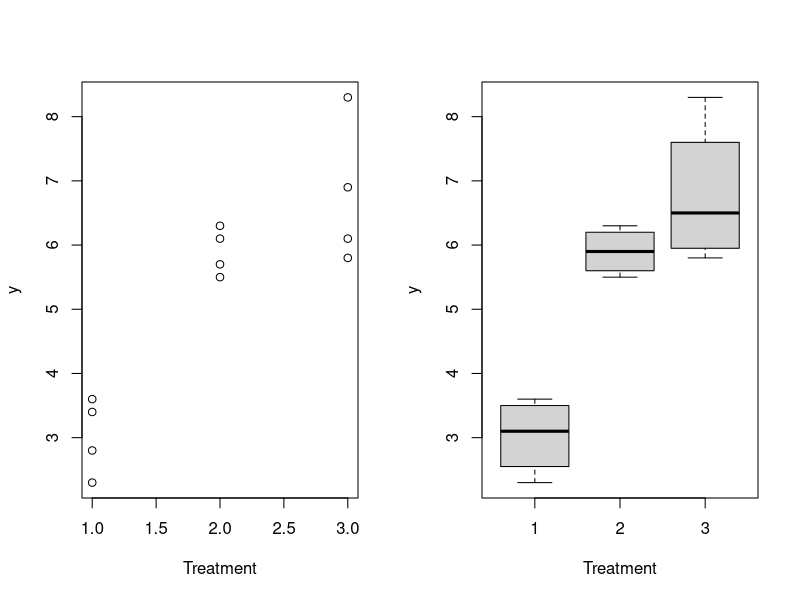
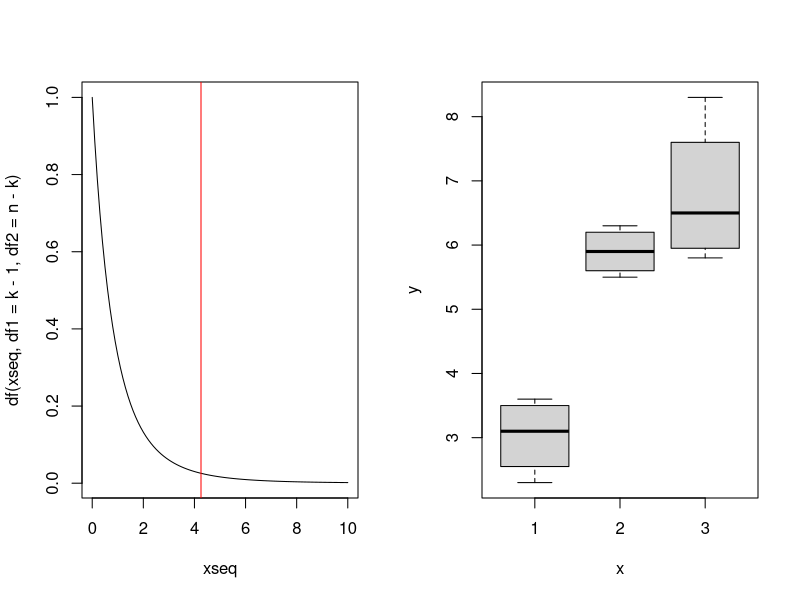
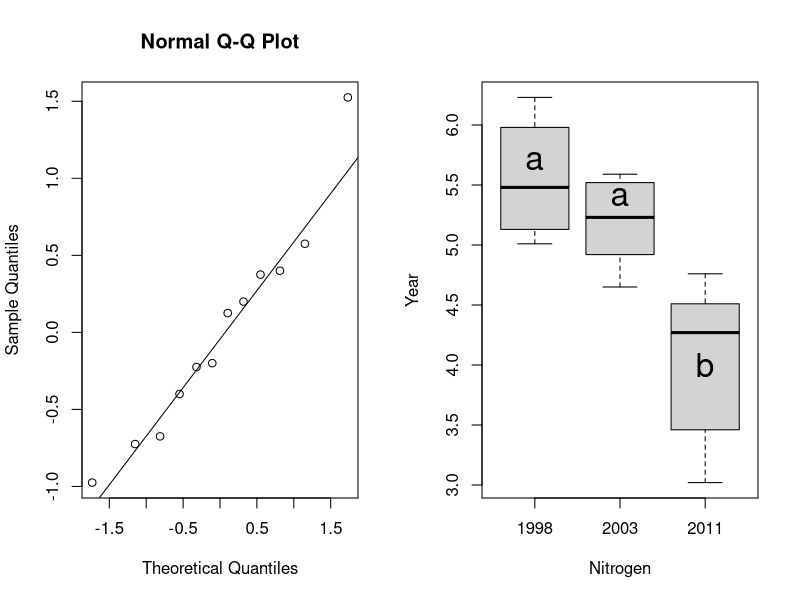
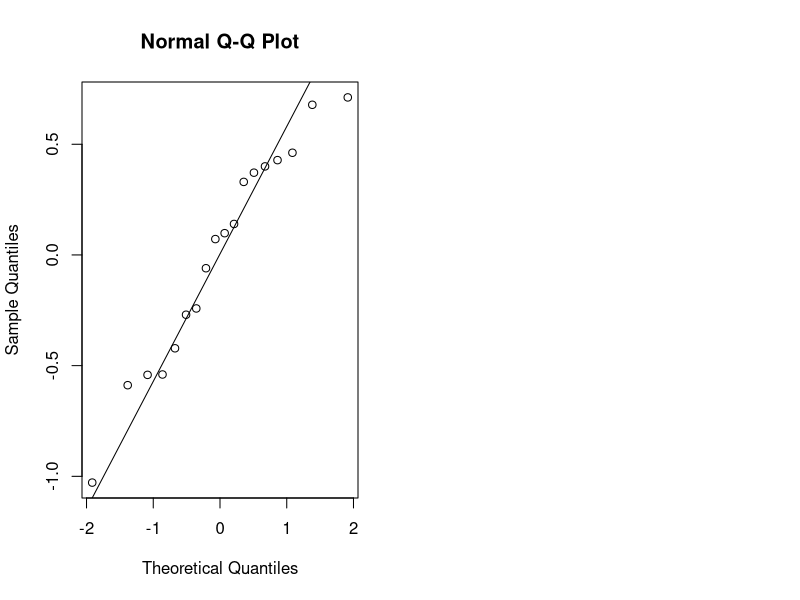

Source code (R) for these figures, in order:
########################################################
### Example: One-way and two-way ANOVA with B&O data ###
########################################################

# Get the B&O data from the lmerTest-package
library(lmerTest)
data(TVbo)
head(TVbo) # First rows of the data

# Define factor identifying the 12 TV set and picture combinations 
TVbo$TVPic <- factor(TVbo$TVset:TVbo$Picture)

# Each of 8 assessors scored each of the 12 combinations twice.
# Average the two replicates for each assessor and combination of 
# TV set and picture
library(doBy)
TVbonoise <- summaryBy(Noise ~ Assessor + TVPic, data = TVbo, 
                       keep.names = T)

# One-way ANOVA of the noise (not the correct analysis!)
anova(lm(Noise ~ TVPic, data = TVbonoise))

# Two-way ANOVA of the noise (better analysis, week 12)
anova(lm(Noise ~ Assessor + TVPic, data = TVbonoise))

##############################################
### Simple example: Plots of data by group ###
##############################################

# Input data
y <- c(2.8, 3.6, 3.4, 2.3,
       5.5, 6.3, 6.1, 5.7,
       5.8, 8.3, 6.9, 6.1)

## Define treatment groups
treatm <- factor(c(1, 1, 1, 1,
                   2, 2, 2, 2,
                   3, 3, 3, 3))

## Plot data by treatment groups
par(mfrow = c(1,2))
plot(y ~ as.numeric(treatm), xlab = "Treatment", ylab = "y")
boxplot(y ~ treatm, xlab = "Treatment", ylab = "y")

###############################################
###  Plot F-distribution and critical value ###
###############################################

# Remember, this is "under H0" (i.e. we compute as if H0 is true)

# Number of groups
k <- 3

# Total number of observations
n <- 12

# Sequence for plot
xseq <- seq(0, 10, by = 0.1)

# Plot density of the F-distribution
plot(xseq, df(xseq, df1 = k-1, df2 = n-k), type = "l")

# Plot critical value for significance level 5%
cr <- qf(0.95, df1 = k-1, df2 = n-k)
abline(v = cr, col = "red") 

############################################
### One-way ANOVA using anova() and lm() ###
############################################

anova(lm(y ~ treatm))

###############################
### One-way ANOVA 'by hand' ###
###############################

k <- 3; n <- 12  # Number of groups k, total number of observations n

# Total variation, SST
(SST <- sum( (y - mean(y))^2 ))

# Residual variance after model fit, SSE
y1 <- y[1:4]; y2 <- y[5:8]; y3 <- y[9:12]

(SSE <- sum( (y1 - mean(y1))^2 ) + 
    sum( (y2 - mean(y2))^2 ) + 
    sum( (y3 - mean(y3))^2 ))

# Variance explained by the model, SS(Tr)
(SSTr <- SST - SSE)

# Test statistic
(Fobs <- (SSTr/(k-1)) / (SSE/(n-k)))

# P-value
(1 - pf(Fobs, df1 = k-1, df2 = n-k))

########################
### Model validation ###
########################

# Check assumption of homogeneous variance using, e.g., 
# a box plot.
plot(treatm, y)

# Check normality of residuals using a normal QQ-plot
fit1 <- lm(y ~ treatm)
qqnorm(fit1$residuals)
qqline(fit1$residuals)





#8.1
#a
k <- 3
l <- 6
SSt <- 11.4944
SSres <- 4.1060
n <- 6*3
A <- k-1
D <- n-k
B <- SSt -SSres
C <- B/A

#b
#the F-distribution, here with degrees of freedom k − 1 = 2 and n − k = 15
qf(p=0.95, df1=k-1, df2=n-k)

#c
U <- ((SSt-SSres)/2)/(SSres/D)
U
1-pf(U, df1=k-1, df2=n-k)
# Yes there is significant difference for the mean values

#d
#CI at 90%
(4.0483-5.5517)+c(-1,1)*qt(0.95,n-k)*sqrt(SSres/(n-k)*(1/l+1/l))


#8.2
#a
# See pic

#b
D <- data.frame(
  nitrogen=c(5.01, 5.59, 3.02,
             6.23, 5.13, 4.76,
             5.98, 5.33, 3.46,
             5.31, 4.65, 4.12,
             5.13, 5.52, 4.51,
             5.65, 4.92, 4.42),
  year=factor(rep(c("1998", "2003", "2011"), 6)))
tapply(D$nitrogen, D$year, mean)
tapply(D$nitrogen, D$year, var)
mean(D$nitrogen)
17 *var(D$nitrogen)

#c
fit <- lm(nitrogen ~ year, data=D)
anova(fit)

#d
# Do M different confidence intervals
n <- 18
k <- 3
M <- (k*(k-1))/2
M
# As all n__is equal 6 in this case, all 3 confidence intervals will have the
# same width
alpha_bon <- 0.05/M
LSD_0.01667 <- qt(1-alpha_bon/2, n-k)*sqrt(2*0.2737/6)
LSD_0.01667

plot(D$year, D$nitrogen, xlab="Nitrogen", ylab="Year")
text(1:3, c(5.7, 5.4, 4), c("a", "a", "b"), cex=2)

#e
# Normal distribution
qqnorm(fit$residuals)
qqline(fit$residuals)


#8.3
#a
SStr <- 62
SSe <- 362.71
k <- 5
n <- 100
Fobs <- (SStr/(k-1))/(SSe/(n-k))
# For a single way ANOVA
1-pf(Fobs, k-1, n-k)
# it is small, we have strong evidence against the null hypothesis

#b
#CI
0.1+ c(-1,1)* qt(0.975, 95)*sqrt(362.71/(95*10))


#8.4
#a
# The formatting is fucked up 

#b
# Answer 1 to use one-way analysis of variance 
# The data must be normally and independently distributed within
# each group and the variances within each group should not differ
# significantly from each other

#c
#CI
3.48+ c(-1,1)* qt(0.975, 24)*sqrt(23.983*2/5)
